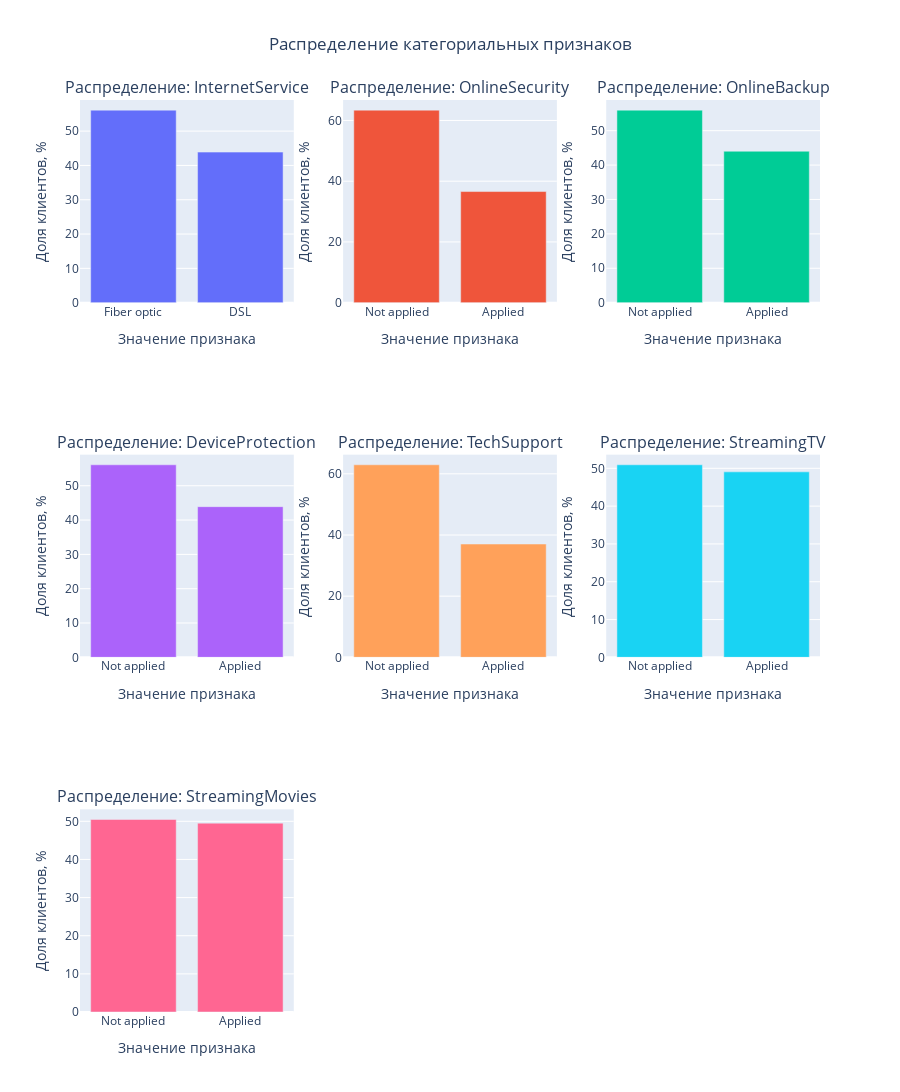

The code cell stored with this chart in its notebook:
### Code cell
cat_cols = internet.select_dtypes(exclude='number').columns 

count_for_cat(internet, cat_cols, cols_subplots=3)

### Figure 1 — Plotly figure (JSON) as saved in the notebook; plotly's stock layout.template omitted (floating-point values rounded to 4 significant figures)
{"data": [{"type": "bar", "x": ["Fiber optic", "DSL"], "xaxis": "x", "y": [56.12, 43.88], "yaxis": "y"}, {"type": "bar", "x": ["No", "Yes"], "xaxis": "x2", "y": [63.4, 36.6], "yaxis": "y2"}, {"type": "bar", "x": ["No", "Yes"], "xaxis": "x3", "y": [55.97, 44.03], "yaxis": "y3"}, {"type": "bar", "x": ["No", "Yes"], "xaxis": "x4", "y": [56.1, 43.9], "yaxis": "y4"}, {"type": "bar", "x": ["No", "Yes"], "xaxis": "x5", "y": [62.95, 37.05], "yaxis": "y5"}, {"type": "bar", "x": ["No", "Yes"], "xaxis": "x6", "y": [50.93, 49.07], "yaxis": "y6"}, {"type": "bar", "x": ["No", "Yes"], "xaxis": "x7", "y": [50.48, 49.52], "yaxis": "y7"}], "layout": {"annotations": [{"font": {"size": 16}, "showarrow": false, "text": "Распределение: InternetService", "x": 0.1444, "xanchor": "center", "xref": "paper", "y": 1, "yanchor": "bottom", "yref": "paper"}, {"font": {"size": 16}, "showarrow": false, "text": "Распределение: OnlineSecurity", "x": 0.5, "xanchor": "center", "xref": "paper", "y": 1, "yanchor": "bottom", "yref": "paper"}, {"font": {"size": 16}, "showarrow": false, "text": "Распределение: OnlineBackup", "x": 0.8556, "xanchor": "center", "xref": "paper", "y": 1, "yanchor": "bottom", "yref": "paper"}, {"font": {"size": 16}, "showarrow": false, "text": "Распределение: DeviceProtection", "x": 0.1444, "xanchor": "center", "xref": "paper", "y": 0.6111, "yanchor": "bottom", "yref": "paper"}, {"font": {"size": 16}, "showarrow": false, "text": "Распределение: TechSupport", "x": 0.5, "xanchor": "center", "xref": "paper", "y": 0.6111, "yanchor": "bottom", "yref": "paper"}, {"font": {"size": 16}, "showarrow": false, "text": "Распределение: StreamingTV", "x": 0.8556, "xanchor": "center", "xref": "paper", "y": 0.6111, "yanchor": "bottom", "yref": "paper"}, {"font": {"size": 16}, "showarrow": false, "text": "Распределение: StreamingMovies", "x": 0.1444, "xanchor": "center", "xref": "paper", "y": 0.2222, "yanchor": "bottom", "yref": "paper"}], "height": 1200, "showlegend": false, "title": {"text": "Распределение категориальных признаков", "x": 0.5}, "xaxis": {"anchor": "y", "domain": [0, 0.2889], "ticktext": ["Fiber optic", "DSL"], "tickvals": ["Fiber optic", "DSL"], "title": {"text": "Значение признака"}}, "xaxis2": {"anchor": "y2", "domain": [0.3556, 0.6444], "ticktext": ["Not applied", "Applied"], "tickvals": ["No", "Yes"], "title": {"text": "Значение признака"}}, "xaxis3": {"anchor": "y3", "domain": [0.7111, 1], "ticktext": ["Not applied", "Applied"], "tickvals": ["No", "Yes"], "title": {"text": "Значение признака"}}, "xaxis4": {"anchor": "y4", "domain": [0, 0.2889], "ticktext": ["Not applied", "Applied"], "tickvals": ["No", "Yes"], "title": {"text": "Значение признака"}}, "xaxis5": {"anchor": "y5", "domain": [0.3556, 0.6444], "ticktext": ["Not applied", "Applied"], "tickvals": ["No", "Yes"], "title": {"text": "Значение признака"}}, "xaxis6": {"anchor": "y6", "domain": [0.7111, 1], "ticktext": ["Not applied", "Applied"], "tickvals": ["No", "Yes"], "title": {"text": "Значение признака"}}, "xaxis7": {"anchor": "y7", "domain": [0, 0.2889], "ticktext": ["Not applied", "Applied"], "tickvals": ["No", "Yes"], "title": {"text": "Значение признака"}}, "xaxis8": {"anchor": "y8", "domain": [0.3556, 0.6444], "ticktext": ["Not applied", "Applied"], "tickvals": ["No", "Yes"], "title": {"text": "Значение признака"}}, "xaxis9": {"anchor": "y9", "domain": [0.7111, 1], "ticktext": ["Not applied", "Applied"], "tickvals": ["No", "Yes"], "title": {"text": "Значение признака"}}, "yaxis": {"anchor": "x", "domain": [0.7778, 1], "title": {"text": "Доля клиентов, %"}}, "yaxis2": {"anchor": "x2", "domain": [0.7778, 1], "title": {"text": "Доля клиентов, %"}}, "yaxis3": {"anchor": "x3", "domain": [0.7778, 1], "title": {"text": "Доля клиентов, %"}}, "yaxis4": {"anchor": "x4", "domain": [0.3889, 0.6111], "title": {"text": "Доля клиентов, %"}}, "yaxis5": {"anchor": "x5", "domain": [0.3889, 0.6111], "title": {"text": "Доля клиентов, %"}}, "yaxis6": {"anchor": "x6", "domain": [0.3889, 0.6111], "title": {"text": "Доля клиентов, %"}}, "yaxis7": {"anchor": "x7", "domain": [0, 0.2222], "title": {"text": "Доля клиентов, %"}}, "yaxis8": {"anchor": "x8", "domain": [0, 0.2222], "title": {"text": "Доля клиентов, %"}}, "yaxis9": {"anchor": "x9", "domain": [0, 0.2222], "title": {"text": "Доля клиентов, %"}}}}
